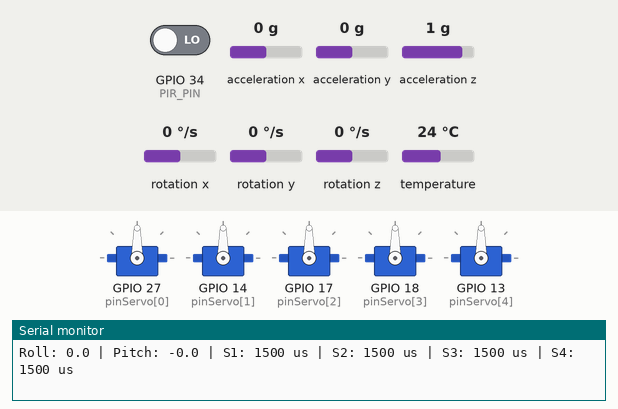
Recording of a sketch running on a simulated ESP32. On the bench: 5 × servo, the last lines printed to the serial monitor. The test bench sets the inputs (shaded band); at power-on: GPIO 34 (PIR_PIN) LOW, acceleration x 0 g, acceleration y 0 g, acceleration z 1 g, rotation z 0 °/s, rotation x 0 °/s, rotation y 0 °/s, temperature 24 °C.

Above: at 2.2 s.
2.3 s: GPIO 34 (PIR_PIN) driven HIGH
At 2.8 s:
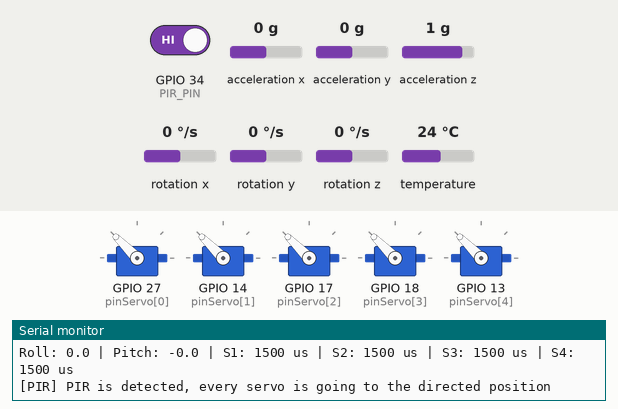
4.8 s: acceleration x set to -1.4 g
At 5.1 s:
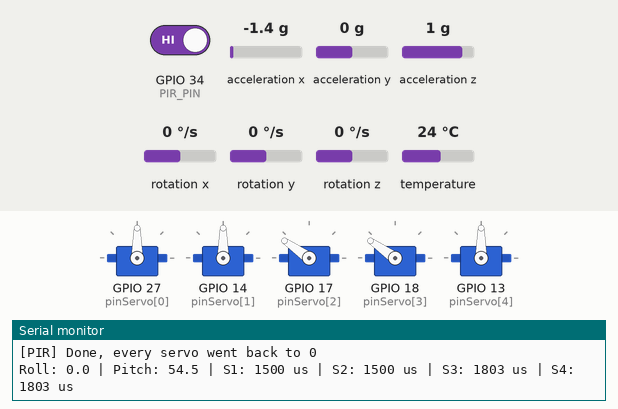
6.3 s: acceleration y set to -1.4 g
At 6.8 s:
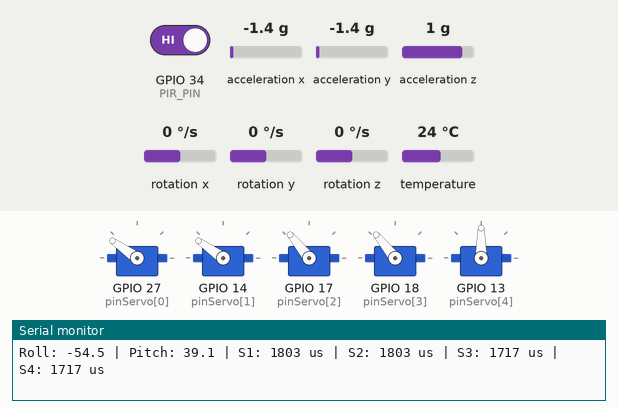
7.8 s: acceleration z set to -1.4 g
At 8.6 s:
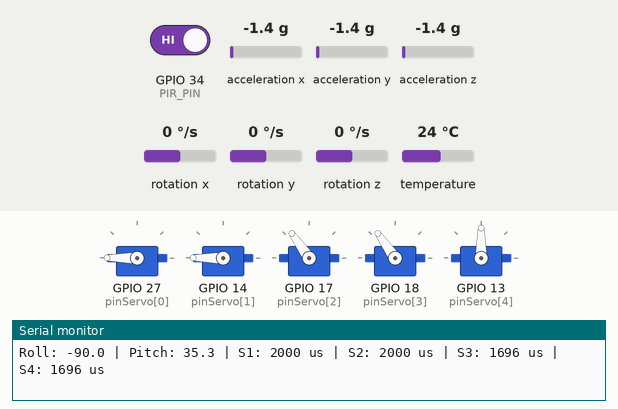
9.3 s: rotation z set to -4 °/s
10.8 s: rotation z set to -7 °/s
At 11.2 s:
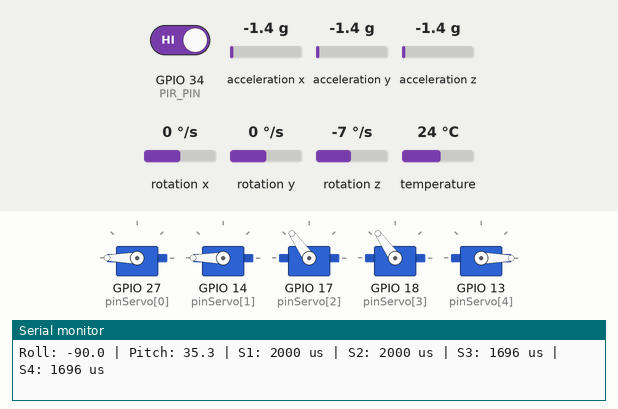
Timing chart, 0 to 13.3 s (numbered marks = the images above; inputs shaded):
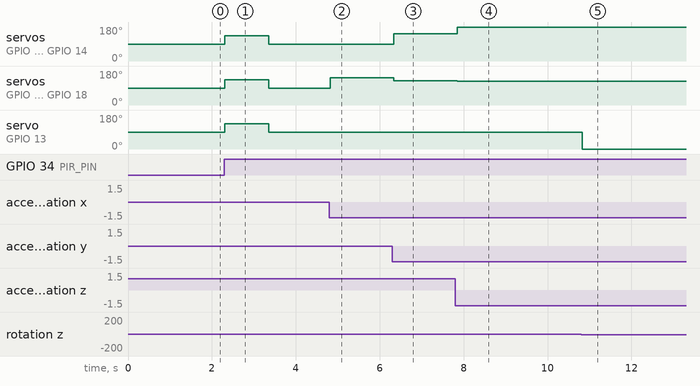

The sketch:

sketch.ino
```cpp
/*
Nama: Dhimas Arya Cahya Nugraha
NIM: 25/559644/PA/23548

Asumsi:
1. MPU6050 dipakai sebagai pengganti BNO055 karena BNO055 tidak tersedia di Wokwi.
2. Arah positif roll, pitch, dan yaw mengikuti aturan tangan kanan sesuai diagram sumbu.
3. Roll dan pitch dihitung dari accelerometer, yaw dari kecepatan putar gyro sumbu Z.
4. Servo 1-4 berputar sebesar sudut roll/pitch (1:1), dibatasi -90 sampai 90 derajat.
5. Servo 5 bergerak ke 90 derajat (yaw positif) atau -90 derajat (yaw negatif).
6. Yaw dianggap berputar jika kecepatannya lebih dari 5 derajat/detik.
7. Selama Servo 5 menunggu 1 detik, input sensor diabaikan.
8. PIR terpicu saat sinyal berubah dari LOW ke HIGH.
9. Saat PIR terpicu, semua servo ke 45 derajat selama 1 detik, lalu kembali ke 0 derajat.
10. PIR memiliki prioritas tertinggi, input IMU diabaikan selama PIR aktif.
11. Pada implementasi fisik, servo sebaiknya memakai catu daya terpisah dengan GND disatukan.
*/


#include <Adafruit_MPU6050.h>
#include <Adafruit_Sensor.h>
#include <Wire.h>
#include <ESP32Servo.h>

// Hardware
Adafruit_MPU6050 imu;
const int pinServo[5] = {27, 14, 17, 18, 13};
Servo servo[5];

// State for yaw servo (Servo 5)
unsigned long timeStop = 0;
#define NOT_MOVING 0
#define MOVING 1
#define GOING_TO_STOP 2
#define YAW_THRESHOLD 5
unsigned short servo_5_state = NOT_MOVING;

// PIR Setup
#define PIR_PIN 34
#define PIR_IDLE 0
#define PIR_ACTIVE 1
unsigned short pir_state = PIR_IDLE;

#define PIR_TARGET_DEG 45
#define PIR_HOLD_MS 1000
unsigned long pirStart = 0;
int pirPrev = LOW;

// Converting degree to microseconds so the servo could understand it
int degree2Micro(float sudut){
  int pulse = round(1500 + sudut * 1000.0 / 180.0);
  return pulse;
}


// Move Servo 1--4 according to roll and pitch
void move_servo(float roll, float pitch){
  roll = constrain(roll, -90, 90);
  pitch = constrain(pitch, -90, 90);
  int pulse12 = degree2Micro(-roll);
  int pulse34 = degree2Micro(pitch);

  servo[0].writeMicroseconds(pulse12);
  servo[1].writeMicroseconds(pulse12);
  servo[2].writeMicroseconds(pulse34);
  servo[3].writeMicroseconds(pulse34);

  // Print only when the pulse changes (for Test Case 1)
  static int lastPulse12 = -1, lastPulse34 = -1;
  if (pulse12 != lastPulse12 || pulse34 != lastPulse34) {
    Serial.printf("Roll: %.1f | Pitch: %.1f | S1: %d us | S2: %d us | S3: %d us | S4: %d us\n",
                  roll, pitch, pulse12, pulse12, pulse34, pulse34);
    lastPulse12 = pulse12;
    lastPulse34 = pulse34;
  }
}

// Move Servo 5
/*
  State machine Servo 5 (yaw)

  Alur:
    NOT_MOVING --(yaw berputar)--> MOVING --(yaw berhenti)--> GOING_TO_STOP --(1 detik)--> NOT_MOVING

  NOT_MOVING
    Arti      : Sistem tidak sedang berotasi pada bidang yaw.
    Servo 5   : Diam di posisi awal.
    Transisi  : Jika |yaw| > YAW_THRESHOLD, Servo 5 diputar, lalu ke MOVING

  MOVING
    Arti      : Sistem sedang berotasi pada bidang yaw.
    Servo 5   : Berada di +90 atau -90 sesuai arah rotasi.
    Transisi  : Jika |yaw| <= YAW_THRESHOLD (rotasi selesai), rotasi berhenti dan pindah ke GOING_TO_STOP.

  GOING_TO_STOP
    Arti      : Rotasi sudah selesai, sistem sedang menunggu 1 detik.
    Servo 5   : Tetap diam di posisi terakhirnya.
    Transisi  : Sensor diabaikan pada keadaan ini. Jika waktu sudah melebihi 1 detik, baru berganti
                ke NOT_MOVING
*/
void move_servo_yaw(float yaw){
  int pulse;
  if (yaw >= 0) pulse = degree2Micro(90);
  else pulse = degree2Micro(-90);
  if (servo_5_state == NOT_MOVING){
    if(abs(yaw) > YAW_THRESHOLD){
      servo[4].writeMicroseconds(pulse);
      servo_5_state = MOVING;
    }
  }
  else if (servo_5_state == MOVING){
    if(abs(yaw) <= YAW_THRESHOLD){
      timeStop = millis();
      servo_5_state = GOING_TO_STOP;
      Serial.printf("[X] Servo 5 is stopping at %lu ms\n", timeStop);
    }
    else{
      servo[4].writeMicroseconds(pulse);
    }
  }
  else if(servo_5_state == GOING_TO_STOP){
    if (millis() - timeStop >= 1000){
      servo_5_state = NOT_MOVING;
      servo[4].writeMicroseconds(degree2Micro(0));
      Serial.printf("[X] Servo 5 back to 0 at %lu ms\n", millis());
    }
  }
}

void handle_pir(){
  // Detection of PIR changing from LOW to HIGH
  int pirNow = digitalRead(PIR_PIN);
  bool newMotion = (pirNow == HIGH && pirPrev == LOW);
  pirPrev = pirNow;

  if (pir_state == PIR_IDLE){
    if (newMotion){
      for (int i = 0; i < 5; i++) servo[i].writeMicroseconds(degree2Micro(PIR_TARGET_DEG));
      pirStart = millis();
      pir_state = PIR_ACTIVE;
      Serial.println("[PIR] PIR is detected, every servo is going to the directed position");
    }
  }
  else if (pir_state == PIR_ACTIVE){
    if (millis() - pirStart >= PIR_HOLD_MS){
      // Every servo is going to 0
      for (int i = 0; i < 5; i++) servo[i].writeMicroseconds(degree2Micro(0));
      servo_5_state = NOT_MOVING;   // reset Servo 5 state
      pir_state = PIR_IDLE;
      Serial.println("[PIR] Done, every servo went back to 0");
    }
  }
}

void setup() {
  Serial.begin(115200);
  Wire.begin(21, 22);
  if (!imu.begin(0x68)) {
    Serial.println("MPU6050 tidak ditemukan");
    while (true) delay(10);
  }
  for (int i = 0; i < 5; i++) {
    servo[i].setPeriodHertz(50);              // period 20 ms
    servo[i].attach(pinServo[i], 1000, 2000); // min = 1000 us, max = 2000 us
    servo[i].writeMicroseconds(1500);         // start from 0 deg
  }
  pinMode(PIR_PIN, INPUT);
  delay(1000);
}


void loop() {
  // Getting roll, pitch, yaw
  sensors_event_t aksel, gyro, temp;
  imu.getEvent(&aksel, &gyro, &temp);

  float ax = aksel.acceleration.x;
  float ay = aksel.acceleration.y;
  float az = aksel.acceleration.z;

  float roll     = atan2(ay, az) * 180.0 / PI;
  float pitch    = atan2(-ax, sqrt(ay * ay + az * az)) * 180.0 / PI;
  float yawSpeed = gyro.gyro.z * 180.0 / PI;

  // PIR has the highest priority
  handle_pir();

  // Move servos according to IMU only when PIR is not active
  if (pir_state == PIR_IDLE){
    move_servo(roll, pitch);
    move_servo_yaw(yawSpeed);
  }
  delay(50);
}
```

Measured:
- the behaviour switches between -5 and -6 °/s on rotation z (found by bisection; images 4 and 5)
- after the input at 2.3 s, servo on GPIO 27 (pinServo[0]), servo on GPIO 14 (pinServo[1]), servo on GPIO 17 (pinServo[2]), servo on GPIO 18 (pinServo[3]), servo on GPIO 13 (pinServo[4]): 90° → 135° at once, → 90° 1.0 s later
- after the input at 4.8 s, servo on GPIO 17 (pinServo[2]), servo on GPIO 18 (pinServo[3]): 90° → 145° at once
- after the input at 6.3 s, servo on GPIO 27 (pinServo[0]), servo on GPIO 14 (pinServo[1]): 90° → 145° at once; servo on GPIO 17 (pinServo[2]), servo on GPIO 18 (pinServo[3]): 145° → 129° at once
- after the input at 7.8 s, servo on GPIO 27 (pinServo[0]), servo on GPIO 14 (pinServo[1]): 145° → 180° after 0.05 s; servo on GPIO 17 (pinServo[2]), servo on GPIO 18 (pinServo[3]): 129° → 125° after 0.05 s
- after the input at 9.3 s, every drawn part: stays the same
- after the input at 10.8 s, servo on GPIO 13 (pinServo[4]): 90° → 0° at once
